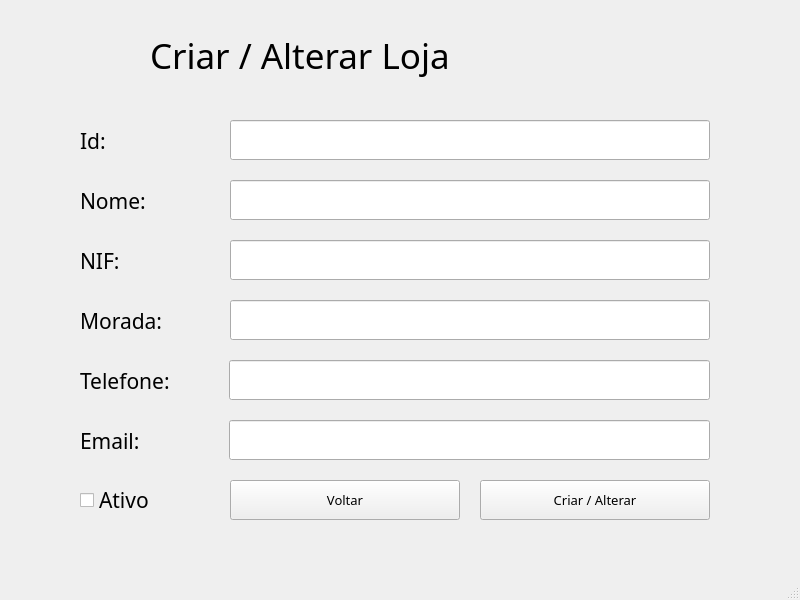
<?xml version="1.0" encoding="UTF-8"?>
<ui version="4.0">
 <class>MainWindow</class>
 <widget class="QMainWindow" name="MainWindow">
  <property name="geometry">
   <rect>
    <x>0</x>
    <y>0</y>
    <width>800</width>
    <height>600</height>
   </rect>
  </property>
  <property name="windowTitle">
   <string>Criar ou Alterar Fornecedor</string>
  </property>
  <widget class="QWidget" name="centralwidget">
   <widget class="QPushButton" name="pushButton_CriarAlterar">
    <property name="geometry">
     <rect>
      <x>480</x>
      <y>480</y>
      <width>230</width>
      <height>40</height>
     </rect>
    </property>
    <property name="font">
     <font>
      <family>OCR A Extended</family>
      <pointsize>10</pointsize>
     </font>
    </property>
    <property name="text">
     <string>Criar / Alterar</string>
    </property>
   </widget>
   <widget class="QLabel" name="label_5">
    <property name="geometry">
     <rect>
      <x>150</x>
      <y>30</y>
      <width>551</width>
      <height>50</height>
     </rect>
    </property>
    <property name="font">
     <font>
      <family>OCR A Extended</family>
      <pointsize>26</pointsize>
     </font>
    </property>
    <property name="text">
     <string>Criar / Alterar Loja</string>
    </property>
   </widget>
   <widget class="QLabel" name="label">
    <property name="geometry">
     <rect>
      <x>80</x>
      <y>120</y>
      <width>120</width>
      <height>41</height>
     </rect>
    </property>
    <property name="font">
     <font>
      <family>OCR A Extended</family>
      <pointsize>16</pointsize>
     </font>
    </property>
    <property name="text">
     <string>Id:</string>
    </property>
   </widget>
   <widget class="QLabel" name="label_2">
    <property name="geometry">
     <rect>
      <x>80</x>
      <y>180</y>
      <width>131</width>
      <height>41</height>
     </rect>
    </property>
    <property name="font">
     <font>
      <family>OCR A Extended</family>
      <pointsize>16</pointsize>
     </font>
    </property>
    <property name="text">
     <string>Nome:</string>
    </property>
   </widget>
   <widget class="QLineEdit" name="lineEdit_Id">
    <property name="geometry">
     <rect>
      <x>230</x>
      <y>120</y>
      <width>480</width>
      <height>40</height>
     </rect>
    </property>
   </widget>
   <widget class="QCheckBox" name="checkBox">
    <property name="geometry">
     <rect>
      <x>80</x>
      <y>480</y>
      <width>120</width>
      <height>40</height>
     </rect>
    </property>
    <property name="font">
     <font>
      <family>OCR A Extended</family>
      <pointsize>16</pointsize>
     </font>
    </property>
    <property name="text">
     <string>Ativo</string>
    </property>
   </widget>
   <widget class="QLineEdit" name="lineEdit_Morada">
    <property name="geometry">
     <rect>
      <x>230</x>
      <y>300</y>
      <width>480</width>
      <height>40</height>
     </rect>
    </property>
   </widget>
   <widget class="QLineEdit" name="lineEdit_Telefone">
    <property name="geometry">
     <rect>
      <x>229</x>
      <y>360</y>
      <width>481</width>
      <height>40</height>
     </rect>
    </property>
   </widget>
   <widget class="QLabel" name="label_3">
    <property name="geometry">
     <rect>
      <x>80</x>
      <y>240</y>
      <width>141</width>
      <height>41</height>
     </rect>
    </property>
    <property name="font">
     <font>
      <family>OCR A Extended</family>
      <pointsize>16</pointsize>
     </font>
    </property>
    <property name="text">
     <string>NIF:</string>
    </property>
   </widget>
   <widget class="QLabel" name="label_4">
    <property name="geometry">
     <rect>
      <x>80</x>
      <y>300</y>
      <width>141</width>
      <height>41</height>
     </rect>
    </property>
    <property name="font">
     <font>
      <family>OCR A Extended</family>
      <pointsize>16</pointsize>
     </font>
    </property>
    <property name="text">
     <string>Morada:</string>
    </property>
   </widget>
   <widget class="QLabel" name="label_6">
    <property name="geometry">
     <rect>
      <x>80</x>
      <y>360</y>
      <width>140</width>
      <height>41</height>
     </rect>
    </property>
    <property name="font">
     <font>
      <family>OCR A Extended</family>
      <pointsize>16</pointsize>
     </font>
    </property>
    <property name="text">
     <string>Telefone:</string>
    </property>
   </widget>
   <widget class="QLineEdit" name="lineEdit_Email">
    <property name="geometry">
     <rect>
      <x>229</x>
      <y>420</y>
      <width>481</width>
      <height>40</height>
     </rect>
    </property>
   </widget>
   <widget class="QLabel" name="label_7">
    <property name="geometry">
     <rect>
      <x>80</x>
      <y>420</y>
      <width>140</width>
      <height>41</height>
     </rect>
    </property>
    <property name="font">
     <font>
      <family>OCR A Extended</family>
      <pointsize>16</pointsize>
     </font>
    </property>
    <property name="text">
     <string>Email:</string>
    </property>
   </widget>
   <widget class="QLineEdit" name="lineEdit_Nome">
    <property name="geometry">
     <rect>
      <x>230</x>
      <y>180</y>
      <width>480</width>
      <height>40</height>
     </rect>
    </property>
   </widget>
   <widget class="QLineEdit" name="lineEdit_NIF">
    <property name="geometry">
     <rect>
      <x>230</x>
      <y>240</y>
      <width>480</width>
      <height>40</height>
     </rect>
    </property>
   </widget>
   <widget class="QPushButton" name="pushButton_Voltar">
    <property name="geometry">
     <rect>
      <x>230</x>
      <y>480</y>
      <width>230</width>
      <height>40</height>
     </rect>
    </property>
    <property name="font">
     <font>
      <family>OCR A Extended</family>
      <pointsize>10</pointsize>
     </font>
    </property>
    <property name="text">
     <string>Voltar</string>
    </property>
   </widget>
  </widget>
  <widget class="QStatusBar" name="statusbar"/>
 </widget>
 <resources/>
 <connections/>
</ui>
